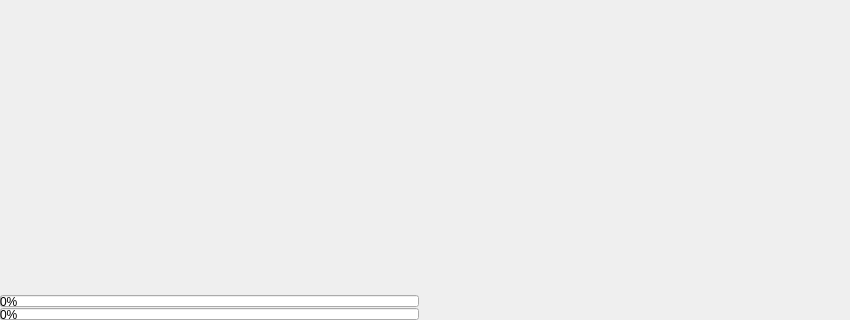
<?xml version="1.0" encoding="UTF-8"?>
<ui version="4.0">
 <class>MainWindow</class>
 <widget class="QMainWindow" name="MainWindow">
  <property name="geometry">
   <rect>
    <x>0</x>
    <y>0</y>
    <width>850</width>
    <height>320</height>
   </rect>
  </property>
  <property name="windowTitle">
   <string>distspectrum</string>
  </property>
  <widget class="QWidget" name="centralwidget">
   <layout class="QHBoxLayout" name="horizontalLayout" stretch="6,6,0">
    <property name="leftMargin">
     <number>0</number>
    </property>
    <property name="topMargin">
     <number>0</number>
    </property>
    <property name="rightMargin">
     <number>0</number>
    </property>
    <property name="bottomMargin">
     <number>0</number>
    </property>
    <item>
     <widget class="QWidget" name="chartSupp" native="true">
      <property name="toolTip">
       <string>chart</string>
      </property>
      <layout class="QVBoxLayout" name="verticalLayout" stretch="1,0,0">
       <property name="spacing">
        <number>1</number>
       </property>
       <property name="leftMargin">
        <number>0</number>
       </property>
       <property name="topMargin">
        <number>0</number>
       </property>
       <property name="rightMargin">
        <number>0</number>
       </property>
       <property name="bottomMargin">
        <number>0</number>
       </property>
       <item>
        <widget class="QChartView" name="chart" native="true"/>
       </item>
       <item>
        <widget class="QProgressBar" name="experProgress">
         <property name="maximumSize">
          <size>
           <width>16777215</width>
           <height>12</height>
          </size>
         </property>
         <property name="toolTip">
          <string>Experimental distribution progress</string>
         </property>
         <property name="styleSheet">
          <string notr="true">QProgressBar::chunk { background : blue }</string>
         </property>
         <property name="value">
          <number>0</number>
         </property>
        </widget>
       </item>
       <item>
        <widget class="QProgressBar" name="baselineProgress">
         <property name="maximumSize">
          <size>
           <width>16777215</width>
           <height>12</height>
          </size>
         </property>
         <property name="toolTip">
          <string>Baseline distribution progress</string>
         </property>
         <property name="styleSheet">
          <string notr="true">QProgressBar::chunk { background : green }</string>
         </property>
         <property name="value">
          <number>0</number>
         </property>
        </widget>
       </item>
      </layout>
     </widget>
    </item>
    <item>
     <widget class="PointCloudView" name="points" native="true">
      <property name="minimumSize">
       <size>
        <width>250</width>
        <height>250</height>
       </size>
      </property>
      <property name="toolTip">
       <string>points area</string>
      </property>
     </widget>
    </item>
    <item>
     <widget class="ControllerForm" name="ctrl" native="true">
      <property name="baseSize">
       <size>
        <width>250</width>
        <height>0</height>
       </size>
      </property>
      <property name="toolTip">
       <string>control area</string>
      </property>
     </widget>
    </item>
   </layout>
  </widget>
  <widget class="QMenuBar" name="menubar">
   <property name="geometry">
    <rect>
     <x>0</x>
     <y>0</y>
     <width>850</width>
     <height>20</height>
    </rect>
   </property>
  </widget>
 </widget>
 <customwidgets>
  <customwidget>
   <class>PointCloudView</class>
   <extends>QWidget</extends>
   <header>src/view/pointcloudview.hpp</header>
   <container>1</container>
  </customwidget>
  <customwidget>
   <class>ControllerForm</class>
   <extends>QWidget</extends>
   <header>src/view/controllerform.hpp</header>
   <container>1</container>
  </customwidget>
  <customwidget>
   <class>QChartView</class>
   <extends>QWidget</extends>
   <header location="global">QtCharts/QChartView</header>
   <container>1</container>
  </customwidget>
 </customwidgets>
 <resources/>
 <connections/>
</ui>
